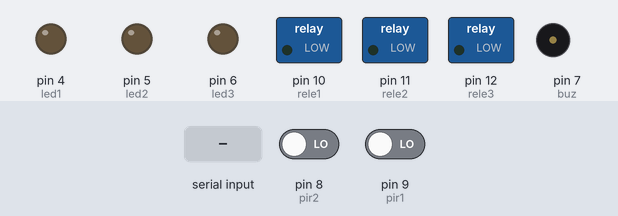
A sketch run on a simulated Arduino Uno, built with avr-gcc and run on an emulated ATmega328P. Shown: switched loads named in the sketch (green lamp = pin HIGH), output pins drawn as LEDs (lit = HIGH), buzzer (waves = sounding, pin HIGH). Dashed ring = blinking. The test bench sets the inputs (shaded band); at power-on: pin 8 (pir2) LOW, pin 9 (pir1) LOW.

Above: at 1.2 s.
1.3 s: "lig\n" received over the second serial link
At 2.2 s:
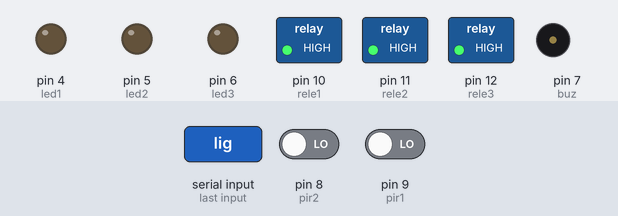
2.8 s: pin 8 (pir2) driven HIGH
At 2.9 s:
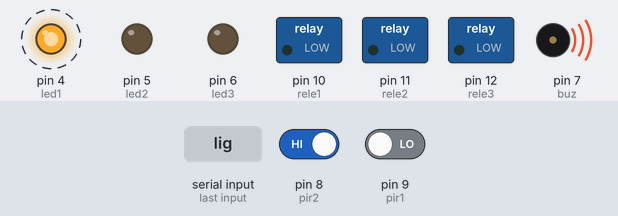
5.8 s: pin 8 (pir2) driven LOW
At 6.7 s:
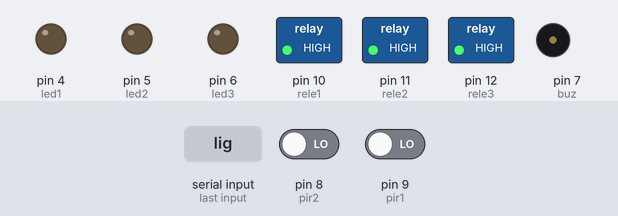
7.3 s: pin 9 (pir1) driven HIGH
At 7.4 s:
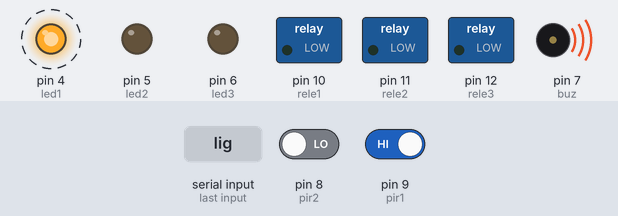
Timing chart, 0 to 11.3 s (numbered marks = the images above; inputs shaded):
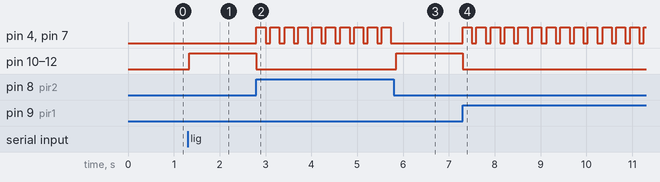

The sketch:

arduino_robo.ino
```cpp
// biblioteca para determinar as portas
#include "SoftwareSerial.h"
// biblioteca "cão de guarda"
#include <avr/wdt.h>
SoftwareSerial bluetooth(2, 3); //TX(transmissor), RX(receptor) (Bluetooth)
const int led1 = 4;
const int led2 = 5;
const int led3 = 6;
const int rele1 = 10;
const int rele2 = 11;
const int rele3 = 12;
const int pir1 = 9;
const int pir2 = 8;
const int buz = 7;
String texto1 = "";
String auxiliar = "";
String texto2 = "";
char c;
int segundo = 0;
int minuto = 0;
int i = 0;
int flag = 0;
int flag1 = 0;
unsigned long int tempoAnterior = 0;
unsigned long int tempoAnterior1 = 0;

void setup() {
  // velocidade de transmissão de dados
  bluetooth.begin(9600);
  Serial.setTimeout(50);
  bluetooth.setTimeout(50);
  //wdt_enable(WDTO_2S);
  pinMode(led1, OUTPUT);  pinMode(led2, OUTPUT);  pinMode(led3, OUTPUT);
  pinMode(rele1, OUTPUT);  pinMode(rele2, OUTPUT);  pinMode(rele3, OUTPUT);
  pinMode(buz, OUTPUT);
  pinMode(pir1, INPUT);pinMode(pir2, INPUT);
  digitalWrite(rele1, LOW);digitalWrite(rele2, LOW);digitalWrite(rele3, LOW);digitalWrite(buz, LOW);
  digitalWrite(led2, LOW);
}

void loop() {
  while (bluetooth.available() > 0) {   // Se existem dados para leitura
    wdt_reset();
    c = bluetooth.read();           //Variável para armazenar o dado atual
    delay(10);
    texto1 += c;                     //Variável para armazenar todos os dados
    if (c == '\n') {                 //Se o dado atual for um pulador de linha (\n)
      flag=0;
      texto1.trim();                 //Remove o \n para comparar o texto1
        if (texto1 == "lig") {        //liga relés.
        ligar();
      }
      if (texto1 == "des") {        //liga relés.
        desligar();
      }
      if (texto1 == "psa") {        //liga relés.
        pausar();
      }
      if (texto1 == "con") {        //liga relés.
        continuar();
      }
      if (texto1 == "15") {        //liga relés.
        minuto = 1;
        flag=0;
      }
      if (texto1 == "30") {        //liga relés.
        minuto = 30;
        flag=0;
      }
      if (texto1 == "60") {        //liga relés.
        minuto = 60;
        flag=0;
      }
      texto1 = "";                   //Limpa o comando para futuras leituras
    }
  }
   if((millis() - tempoAnterior >= 1000) && (flag == 1)) {
    tempoAnterior = millis();
      if(segundo == 0){
        segundo = 60;
        minuto--;
      }
      segundo--;
      if(minuto == 0 && segundo == 0){
        digitalWrite(rele1, LOW);
        digitalWrite(rele2, LOW);
        digitalWrite(rele3, LOW);
        auxiliar = "Concluído";
     }
   }
  if((millis() - tempoAnterior1 >= 1000) && ((flag == 1)||(flag == 2))){
    tempoAnterior1 = millis();
    enviar();
    if(minuto == 0 && segundo == 0){
      flag = 0;
    }
   }
  if(auxiliar == ("Ligado") && (digitalRead(pir1) || digitalRead(pir2))){
      digitalWrite(rele1, LOW);
      digitalWrite(rele2, LOW);
      digitalWrite(rele3, LOW);
      auxiliar = "Intrusão";
      flag=2;
   }
   if(auxiliar == ("Intrusão") && (!digitalRead(pir1) && !digitalRead(pir2))){
      digitalWrite(rele1, HIGH);
      digitalWrite(rele2, HIGH);
      digitalWrite(rele3, HIGH);
      auxiliar = "Ligado";
      flag=1;
   }
   if(auxiliar == ("Intrusão") && (digitalRead(pir1) || digitalRead(pir2))){
    beep();
   }
}

void ligar(){
  digitalWrite(rele1, HIGH);
  digitalWrite(rele2, HIGH);
  digitalWrite(rele3, HIGH);
  auxiliar = "Ligado";
  flag=1;
}

void desligar(){
  digitalWrite(rele1, LOW);
  digitalWrite(rele2, LOW);
  digitalWrite(rele3, LOW);
        minuto = 0;
        segundo = 0;
        auxiliar = "Desigado";
        flag=2;
}

void pausar(){    // tirar
    if(auxiliar == "Concluído"){
      return;
    }
    digitalWrite(rele1, LOW);
    digitalWrite(rele2, LOW);
    digitalWrite(rele3, LOW);
    auxiliar = "Pausa";
    flag=2;
}

void continuar(){   // tirar
  if(auxiliar == "Concluído"){
    return;
  }
  digitalWrite(rele1, HIGH);
  digitalWrite(rele2, HIGH);
  digitalWrite(rele3, HIGH);
  auxiliar = "Ligado";
  flag=1;
}

void enviar(){
    bluetooth.print(minuto,DEC);
    bluetooth.print("|");
    bluetooth.print(segundo,DEC);
    bluetooth.print("|");
    bluetooth.print(auxiliar);
    bluetooth.print("|");
}

void beep() {
    digitalWrite(buz, HIGH);
    digitalWrite(led1, HIGH);
    delay(200);
    digitalWrite(buz, LOW);
    digitalWrite(led1, LOW);
    delay(100);
}
```

Measured:
- after the input at 1.3 s, pin 10 (rele1), pin 11 (rele2), pin 12 (rele3): LOW → HIGH at once
- after the input at 2.8 s, pin 4 (led1), pin 7 (buz): alternates HIGH for 0.20 s and LOW for 0.10 s, starting at once; pin 10 (rele1), pin 11 (rele2), pin 12 (rele3): HIGH → LOW at once
- after the input at 5.8 s, pin 4 (led1), pin 7 (buz): stops changing and stays LOW; pin 10 (rele1), pin 11 (rele2), pin 12 (rele3): LOW → HIGH after 0.05 s
- after the input at 7.3 s, pin 4 (led1), pin 7 (buz): alternates HIGH for 0.20 s and LOW for 0.10 s, starting at once; pin 10 (rele1), pin 11 (rele2), pin 12 (rele3): HIGH → LOW at once
